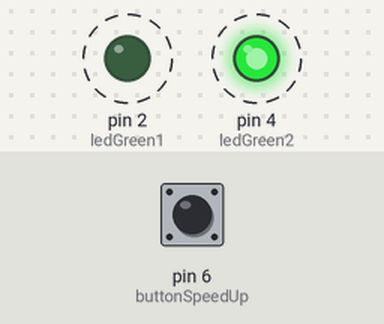
A sketch run on a simulated Arduino Uno, built with avr-gcc and run on an emulated ATmega328P. Parts: output pins drawn as LEDs (lit = HIGH). Dashed ring = blinking. Inputs (shaded band) come from the test bench; at power-on: pin 6 (buttonSpeedUp) HIGH.

Above: at 2.8 s.
2.9 s: pin 6 (buttonSpeedUp) pulled LOW for 3.2 s
At 6.6 s:
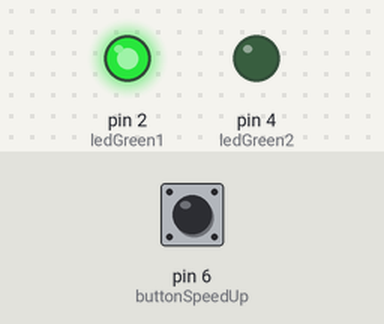
At 7.1 s:
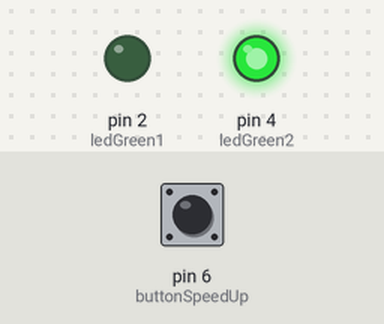
Timing chart, 0 to 16.2 s (numbered marks = the images above; inputs shaded):
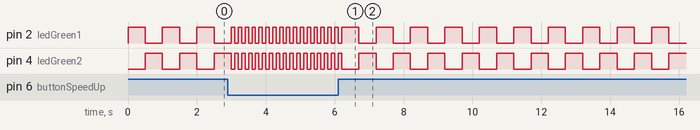

The sketch:

arduinoLED_1.ino
```cpp
#define ledGreen1 2
#define ledGreen2 4
#define buttonSpeedUp 6

void setup() {
  Serial.begin(9600); //baud rate | monitoring log input

  pinMode(buttonSpeedUp, INPUT);
  // default state = 1
  digitalWrite(buttonSpeedUp, HIGH); //default state

  pinMode(ledGreen1, OUTPUT);
  pinMode(ledGreen2, OUTPUT);

}

void speedMode(int option){
  if(option == 1){ // mode led kedip cepat
    digitalWrite(ledGreen1, HIGH);
    delay(100);
    digitalWrite(ledGreen1, LOW);
    digitalWrite(ledGreen2, HIGH);
    delay(100);
    digitalWrite(ledGreen2, LOW);
  } else { // mode led kedip lambat
    digitalWrite(ledGreen1, HIGH);
    delay(500);
    digitalWrite(ledGreen1, LOW);
    digitalWrite(ledGreen2, HIGH);
    delay(500);
    digitalWrite(ledGreen2, LOW);
  }
}

void loop() {
  int isButtonSpeedPressed = digitalRead(buttonSpeedUp);
  if(isButtonSpeedPressed == 0){ //jika tombol ditekan
    speedMode(1);
  } else {
    speedMode(0);
  }
}
```
